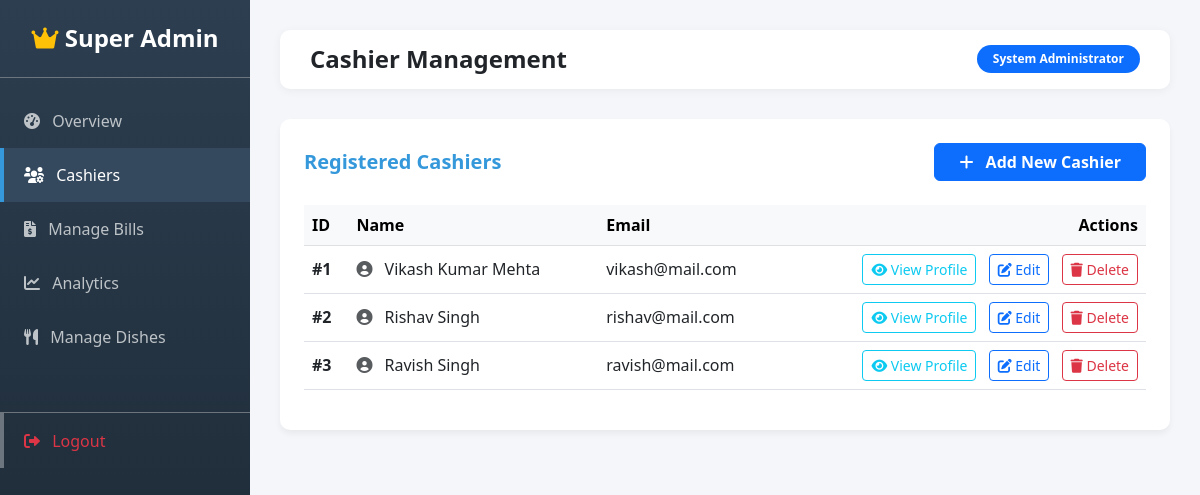
The page /admin_app/cashiers/ (signed in) on the database its author committed.
### Billing/models.py (models this page shows, shortened)
class Cashier(models.Model):
    ch = [("Day","Day"), ("Night", "Night")]
    chashier_name = models.CharField(max_length=100)
    shift = models.CharField(choices=ch, max_length=50)
    email = models.EmailField(max_length=150, unique=True,null=False,blank=False )
    password = models.CharField(max_length=128, null=False, blank=False)

### Admin/views.py (the view)
# urls.py: path('cashiers/', views.manage_cashiers, name='manage_cashiers'),
@user_passes_test(is_super_admin, login_url='/admin/login/')
def manage_cashiers(request):
    cashiers = Cashier.objects.all()
    return render(request, 'admin_app/manage_cashiers.html', {'cashiers': cashiers})

### Admin/views.py (called while the page is built)
def is_super_admin(user):
    return user.is_superuser

### templates/admin_app/manage_cashiers.html (shortened to what this page needs)
{% extends "admin_app/base.html" %}
{% block header %}Cashier Management{% endblock %}
{% block content %}
<div class="card admin-card p-4">
    <div class="d-flex justify-content-between align-items-center mb-4">
        <h5 class="mb-0 fw-bold theme-primary">Registered Cashiers</h5>
        <a href="{% url 'add_cashier' %}" class="btn btn-primary fw-bold px-4">
            <i class="fas fa-plus me-2"></i> Add New Cashier
        </a>
    </div>
    <div class="table-responsive">
        <table class="table table-hover align-middle">
            <thead class="table-light">
                <tr>
                    <th>ID</th>
                    <th>Name</th>
                    <th>Email</th>
                    <th class="text-end">Actions</th>
                </tr>
            </thead>
            <tbody>
                {% for cashier in cashiers %}
                <tr>
                    <td><strong>#{{ cashier.id }}</strong></td>
                    <td><i class="fas fa-user-circle text-muted me-2"></i> {{ cashier.chashier_name }}</td>
                    <td>{{ cashier.email }}</td>
                    <td class="text-end">
                        <a href="{% url 'cashier_profile' cashier.id %}" class="btn btn-sm btn-outline-info me-2">
                            <i class="fas fa-eye"></i> View Profile
                        </a>
                        <a href="{% url 'edit_cashier' cashier.id %}" class="btn btn-sm btn-outline-primary me-2">
                            <i class="fas fa-edit"></i> Edit
                        </a>
                        <a href="{% url 'delete_cashier' cashier.id %}" class="btn btn-sm btn-outline-danger">
                            <i class="fas fa-trash"></i> Delete
                        </a>
                    </td>
                </tr>
                {% empty %}
                <tr>
                    <td colspan="4" class="text-center py-5 text-muted">No cashiers found.</td>
                </tr>
                {% endfor %}
            </tbody>
        </table>
    </div>
</div>
{% endblock %}

### templates/admin_app/base.html (style rules this page uses)
body { background-color: #f4f6f9; font-family: 'Segoe UI', Tahoma, Geneva, Verdana, sans-serif; color: #333; }
.admin-card { border: none; border-radius: 10px; box-shadow: 0 4px 6px rgba(0,0,0,0.05); transition: transform 0.3s; }
.theme-primary { color: #3498db; }

### rows shown on the page
Cashier: id "1", chashier_name "Vikash Kumar Mehta", email "vikash@mail.com"
Cashier: id "2", chashier_name "Rishav Singh", email "rishav@mail.com"
Cashier: id "3", chashier_name "Ravish Singh", email "ravish@mail.com"
